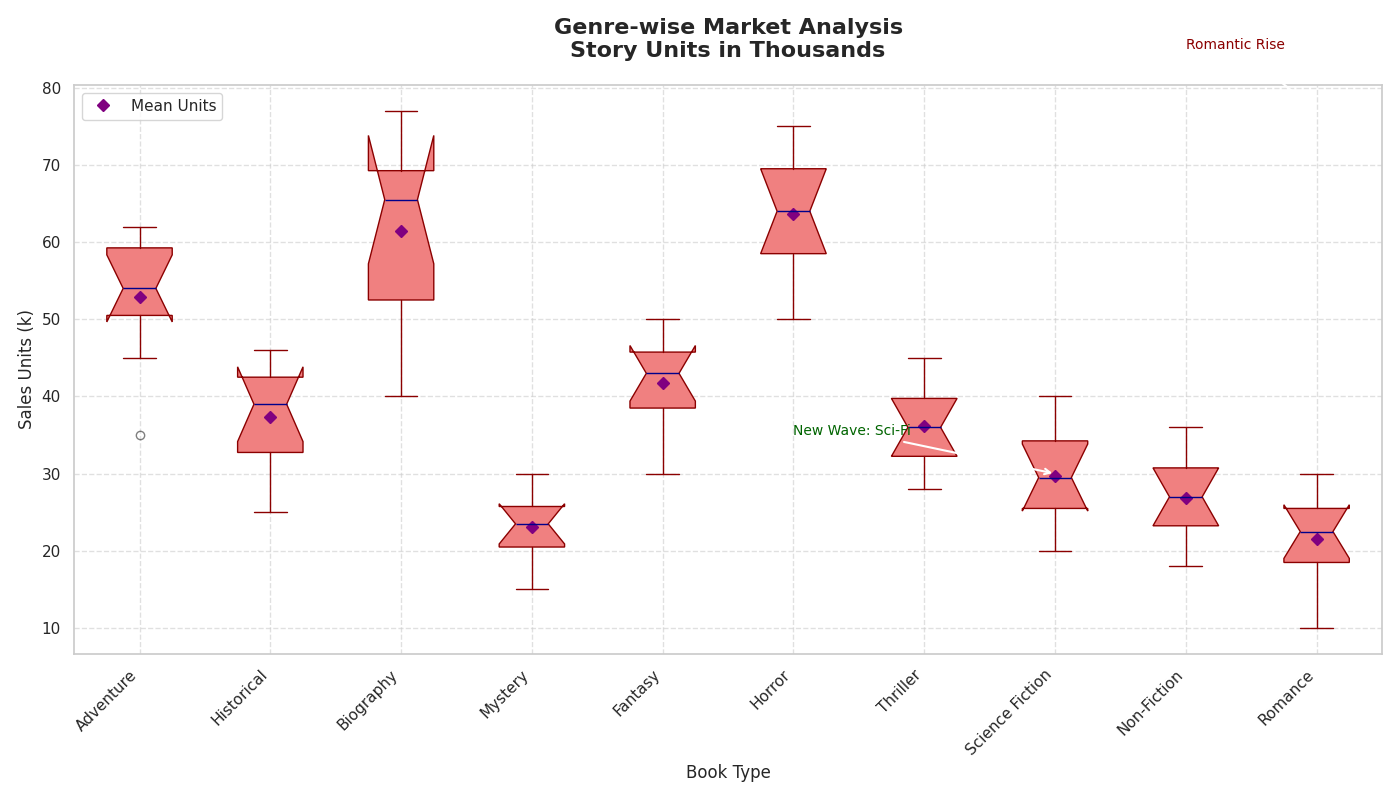

This figure's Python source:
import matplotlib.pyplot as plt
import numpy as np

genres = ['Adventure', 'Historical', 'Biography', 'Mystery', 'Fantasy',
          'Horror', 'Thriller', 'Science Fiction', 'Non-Fiction', 'Romance']

sales_data = [
    [35, 45, 50, 60, 55, 52, 53, 57, 60, 62],
    [25, 30, 35, 32, 40, 38, 41, 43, 44, 46],
    [40, 45, 50, 60, 65, 67, 66, 70, 75, 77],
    [15, 18, 20, 25, 22, 23, 24, 26, 28, 30],
    [30, 35, 40, 38, 42, 44, 46, 45, 48, 50],
    [50, 55, 60, 58, 63, 65, 68, 70, 72, 75],
    [28, 32, 30, 33, 37, 35, 39, 40, 43, 45],
    [20, 22, 25, 27, 29, 30, 32, 35, 37, 40],
    [18, 20, 23, 24, 26, 28, 30, 31, 33, 36],
    [10, 15, 18, 20, 22, 23, 24, 26, 28, 30]
]

fig, ax = plt.subplots(figsize=(14, 8))

boxes = ax.boxplot(sales_data, patch_artist=True, notch=True,
                   boxprops=dict(facecolor='lightcoral', color='darkred'),
                   capprops=dict(color='darkred'),
                   whiskerprops=dict(color='darkred'),
                   flierprops=dict(marker='o', color='darkorange', alpha=0.5),
                   medianprops=dict(color='darkblue'),
                   positions=range(1, len(genres) + 1))

ax.set_title('Genre-wise Market Analysis\nStory Units in Thousands', 
             fontsize=16, fontweight='bold', pad=20)
ax.set_xlabel('Book Type', fontsize=12)
ax.set_ylabel('Sales Units (k)', fontsize=12)

ax.set_xticks(range(1, len(genres) + 1))
ax.set_xticklabels(genres, rotation=45, ha="right")

ax.annotate('Romantic Rise', xy=(10, 77), xytext=(9, 85),
            arrowprops=dict(facecolor='grey', arrowstyle='->', lw=1.5), fontsize=10, color='darkred')

ax.annotate('New Wave: Sci-Fi', xy=(8, 30), xytext=(6, 35),
            arrowprops=dict(facecolor='grey', arrowstyle='->', lw=1.5), fontsize=10, color='darkgreen')

single_color = 'lightcoral'
for patch in boxes['boxes']:
    patch.set_facecolor(single_color)

ax.grid(True, linestyle='--', alpha=0.6)

means = [np.mean(sales) for sales in sales_data]
ax.plot(range(1, len(genres) + 1), means, 'D', color='purple', label='Mean Units')

ax.legend(loc='upper left')

plt.tight_layout()
plt.show()
